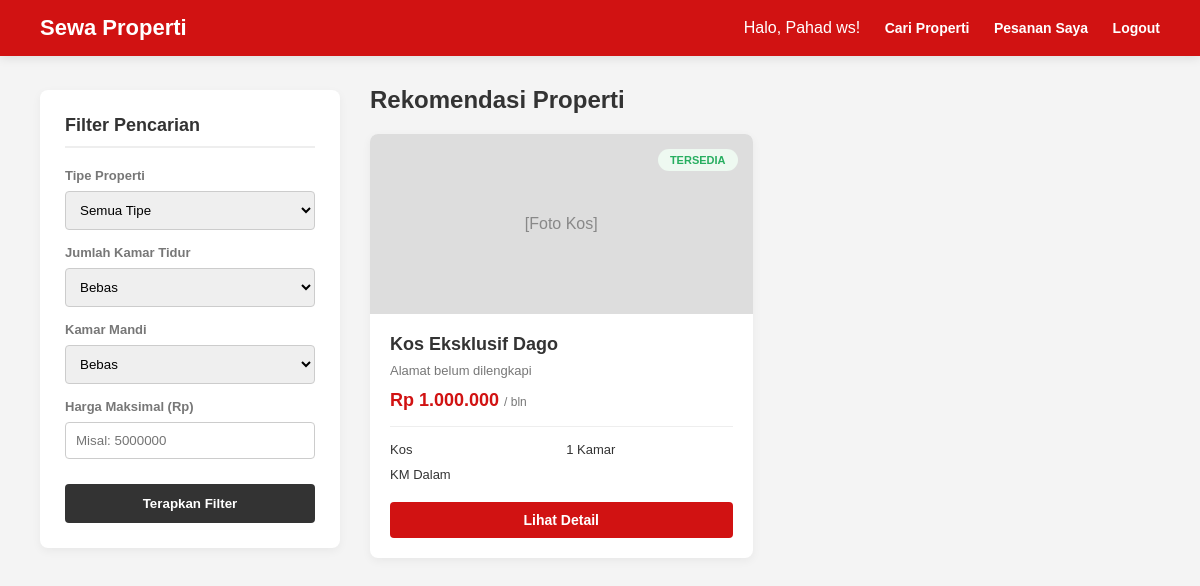
The page /katalog_properti.php (signed in) on the database as committed earlier.
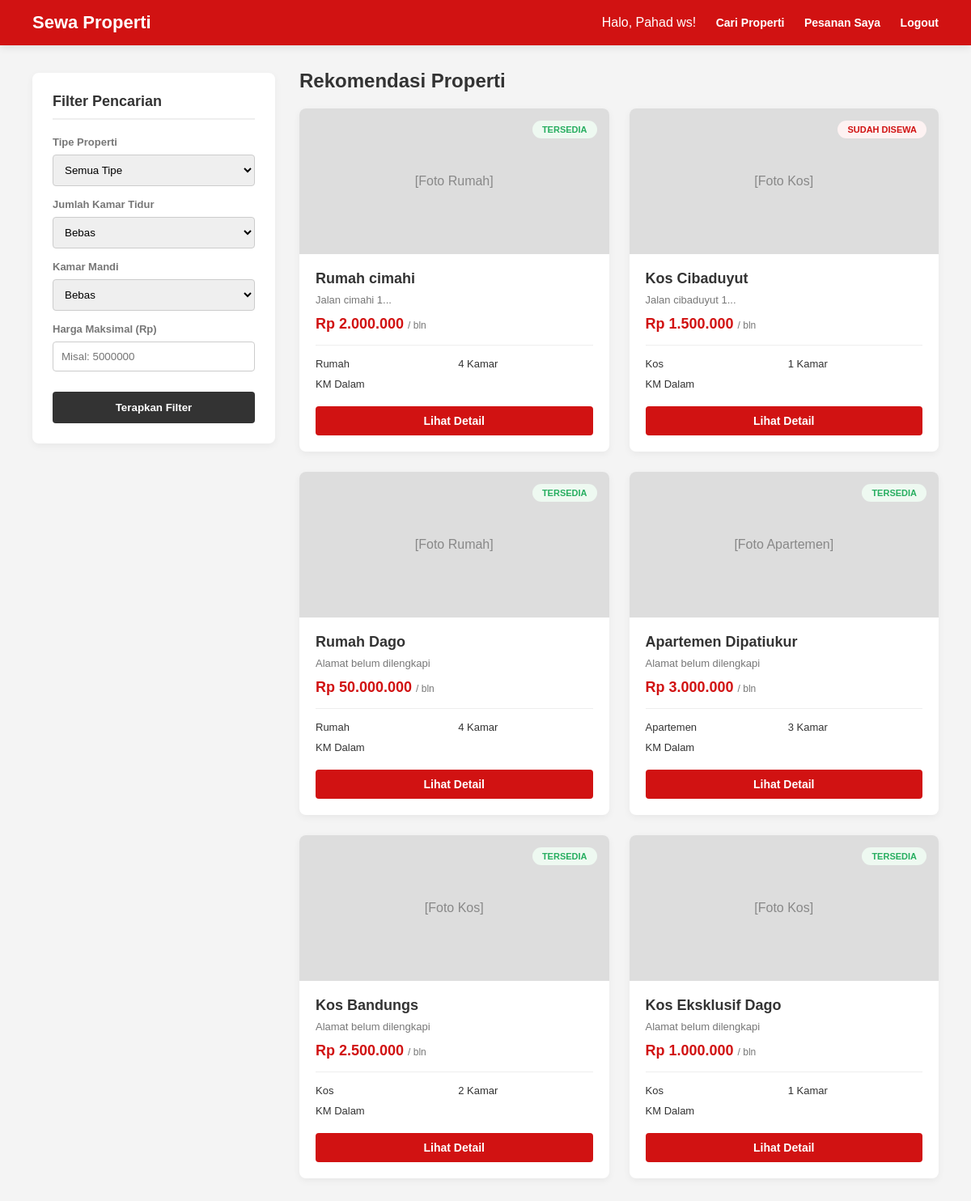
The same page on the database as committed later.
### tables this page shows
CREATE TABLE `properti` (
  `id` int(11) NOT NULL,
  `owner_id` int(11) NOT NULL,
  `nama_properti` varchar(255) NOT NULL,
  `alamat` text DEFAULT NULL,
  `tipe` enum('rumah','apartemen','kos') NOT NULL,
  `kamar` int(2) NOT NULL,
  `kamar_mandi` enum('dalam','luar') NOT NULL,
  `harga` int(11) NOT NULL,
  `status` enum('TERSEDIA','TIDAK TERSEDIA') DEFAULT 'TERSEDIA',
  `deskripsi` text DEFAULT NULL,
  `foto` varchar(255) DEFAULT 'default.png',
  `created_at` timestamp NOT NULL DEFAULT current_timestamp()
);

### katalog_properti.php (the view, shortened to what this page needs)
<?php
require 'koneksi.php';
$query_sql = "SELECT * FROM properti WHERE 1=1";
$query_sql .= " ORDER BY id DESC";
$result = mysqli_query($conn, $query_sql);
?>
<!DOCTYPE html>
<html lang="id">
<head>
</head>
<body>
    <div class="navbar">
        <div class="logo">Sewa Properti</div>
        <div class="menu">
            <span>Halo, <?php echo htmlspecialchars($_SESSION['nama'] ?? 'Tenant'); ?>!</span>
            <a href="katalog_properti.php">Cari Properti</a>
            <a href="dashboard_tenant.php">Pesanan Saya</a>
            <a href="logout.php">Logout</a>
        </div>
    </div>
    <div class="main-container">
        <div class="sidebar-filter">
            <h3>Filter Pencarian</h3>
            <form action="" method="GET">
                <div class="filter-group">
                    <label>Tipe Properti</label>
                    <select name="tipe">
                        <option value="">Semua Tipe</option>
                    </select>
                </div>
                <div class="filter-group">
                    <label>Jumlah Kamar Tidur</label>
                    <select name="kamar">
                        <option value="">Bebas</option>
                    </select>
                </div>
                <div class="filter-group">
                    <label>Kamar Mandi</label>
                    <select name="kamar_mandi">
                        <option value="">Bebas</option>
                    </select>
                </div>
                <div class="filter-group">
                    <label>Harga Maksimal (Rp)</label>
                    <input type="number" name="harga_max" placeholder="Misal: 5000000" value="<?php if(isset($_GET['harga_max'])) echo htmlspecialchars($_GET['harga_max']); ?>">
                </div>
                <button type="submit" class="btn-filter">Terapkan Filter</button>
            </form>
        </div>
        <div class="content-area">
            <h2>Rekomendasi Properti</h2>
            <div class="property-grid">
                <?php
                if(mysqli_num_rows($result) == 0) {
                    echo "<div class='kosong'>Maaf, tidak ada properti yang cocok dengan filter kamu. Coba sesuaikan ulang pencarian.</div>";
                } else {
                    while($row = mysqli_fetch_assoc($result)) {
                        $tipe_label = ucfirst($row['tipe']);
                        $km_label = ucfirst($row['kamar_mandi']);
                        $harga_rp = "Rp " . number_format($row['harga'], 0, ',', '.');
                        $alamat_singkat = !empty($row['alamat']) ? htmlspecialchars(substr($row['alamat'], 0, 35)) . '...' : 'Alamat belum dilengkapi';
                        $status_properti = $row['status'] ?? 'TERSEDIA';
                        $badge_class = ($status_properti == 'TERSEDIA') ? 'status-tersedia' : 'status-tidak';
                        $status_text = ($status_properti == 'TERSEDIA') ? 'Tersedia' : 'Sudah Disewa';
                        echo "
                        <div class='property-card'>
                            <div class='property-image'>
                                <span class='badge-status {$badge_class}'>{$status_text}</span>
                                [Foto {$tipe_label}]
                            </div>
                            <div class='property-info'>
                                <h3 class='property-title'>" . htmlspecialchars($row['nama_properti']) . "</h3>
                                <div class='property-address'> {$alamat_singkat}</div>
                                <div class='property-price'>{$harga_rp} <span style='font-size: 12px; color: #777; font-weight: normal;'>/ bln</span></div>
                                <div class='property-features'>
                                    <div> {$tipe_label}</div>
                                    <div> {$row['kamar']} Kamar</div>
                                    <div style='grid-column: 1 / -1;'> KM {$km_label}</div>
                                </div>
                                <a href='detail_properti.php?id={$row['id']}' class='btn-sewa'>Lihat Detail</a>
                            </div>
                        </div>
                        ";
                    }
                }
                ?>
            </div>
        </div>
    </div>
</body>
</html>

Rows that differ between the two databases and show on the page:
added properti: status "TERSEDIA", tipe "Rumah", nama_properti "Rumah cimahi", alamat "Jalan cimahi 1...", harga "Rp 2.000.000", kamar "4", kamar_mandi "Dalam"
added properti: status "SUDAH DISEWA", tipe "Kos", nama_properti "Kos Cibaduyut", alamat "Jalan cibaduyut 1...", harga "Rp 1.500.000", kamar "1", kamar_mandi "Dalam"
added properti: status "TERSEDIA", tipe "Rumah", nama_properti "Rumah Dago", alamat "Alamat belum dilengkapi", harga "Rp 50.000.000", kamar "4", kamar_mandi "Dalam"
added properti: status "TERSEDIA", tipe "Apartemen", nama_properti "Apartemen Dipatiukur", alamat "Alamat belum dilengkapi", harga "Rp 3.000.000", kamar "3", kamar_mandi "Dalam"
added properti: status "TERSEDIA", tipe "Kos", nama_properti "Kos Bandungs", alamat "Alamat belum dilengkapi", harga "Rp 2.500.000", kamar "2", kamar_mandi "Dalam"
